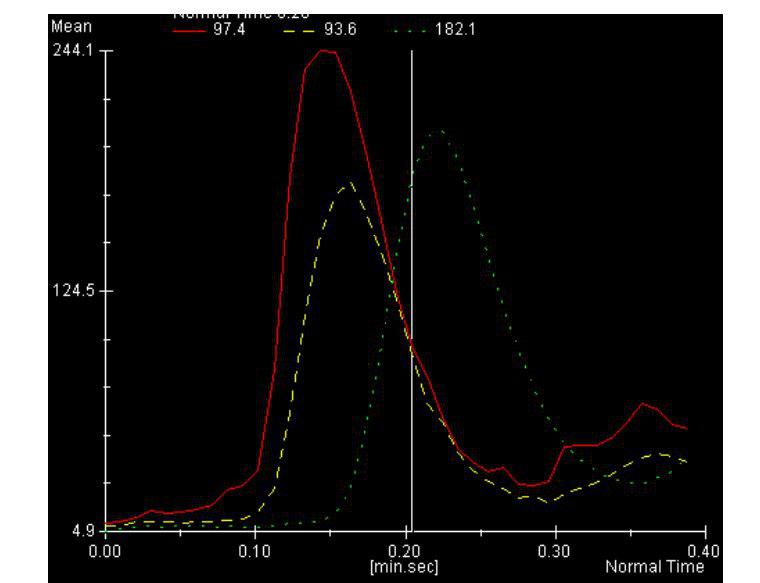
#> input picture test.jpg, 760 x 583 px
$ python main.py
#> lines starting #> are read from the running program, lines starting #| are printed output that depends on the picture; after the words box and inside, x2 and y2 are one past the last pixel; in counts of white or black regions, pixels touching at a corner belong together
import cv2
import numpy as np
from matplotlib import pyplot as plt

inp = cv2.imread('test.jpg')
#> inp is the input picture: shape (583, 760, 3); mean B, G, R 37.8, 37.8, 38.8

kernel = np.ones((4,4),np.float32)/12
img = cv2.filter2D(inp,-1,kernel)
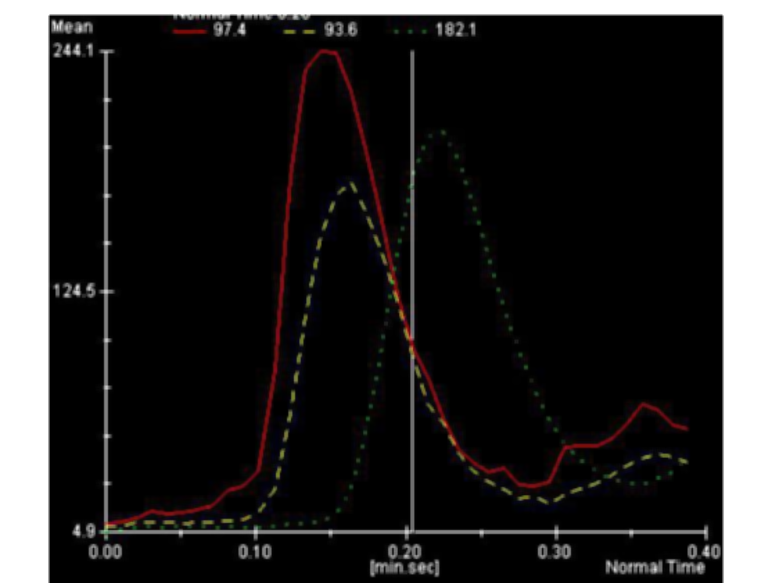
#> img: shape (583, 760, 3); mean B, G, R 39.8, 39.9, 41.2

kernel = np.ones((3,3),np.float32)/4
kernel[0,1] = 2 * kernel[0,1]
kernel[1,:] = 0
kernel[2,:] = -1*kernel[0,:]

filterX = cv2.filter2D(inp[:, :, 0],-1,kernel)
for i in range(len(filterX[:, 1])):
    for j in range(len(filterX[1, :])):
        if filterX[i][j] < 200:
            filterX[i][j] = 0
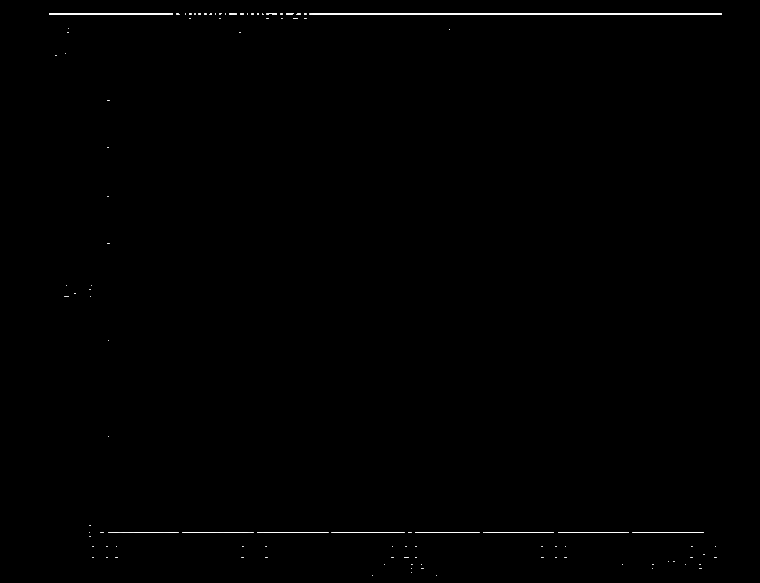
#> filterX: shape (583, 760); min 0, max 255, mean 1.1
kernel = np.ones((3,20),np.float32)/80
filterX = cv2.filter2D(filterX,-1,kernel)

lsX = []
max_len = np.size(filterX, 0)
#> max_len = 583
last_pos = 0
for i in range(np.size(filterX, 1)):
    points = []
    for j in range(np.size(filterX, 0)):
        if filterX[j][i] >25 and (max_len-j) < 250:
            points.append(max_len-j)
    if len(points)>0:
        lsX.append(max_len-j)
    else:
        lsX.append(0)
#> after the loop, lsX = 760 values, max 1 at index 103, min 0 at index 0, mean 0.793
plt.plot(lsX)
plt.ylabel('some numbers')
plt.show()
#> figure, not shown here; curve peaks at x = 103, y = 1
cv2.imshow('test', filterX)
# [7 lines of commented-out code are left out]

r = img[:, :, 2].copy()
b = img[:, :, 0].copy()
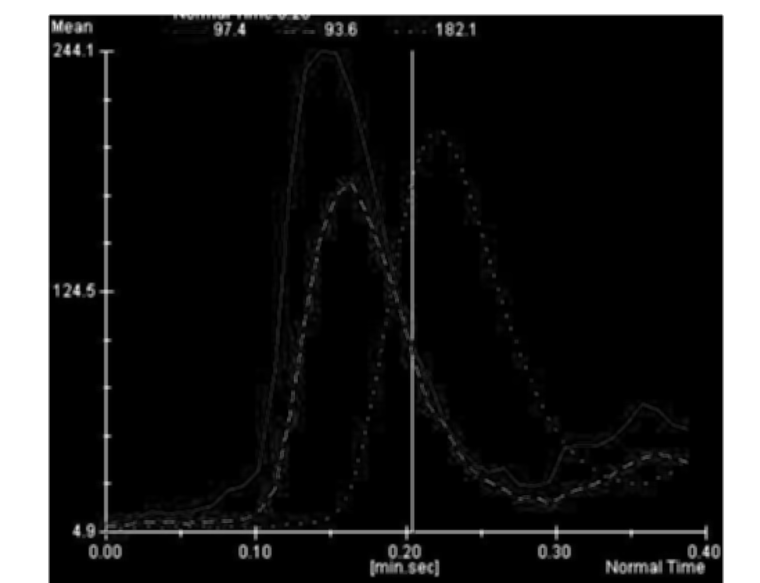
#> b: shape (583, 760); min 0, max 255, mean 39.8
g = img[:, :, 1].copy()
redg = cv2.Canny(r,100,200)
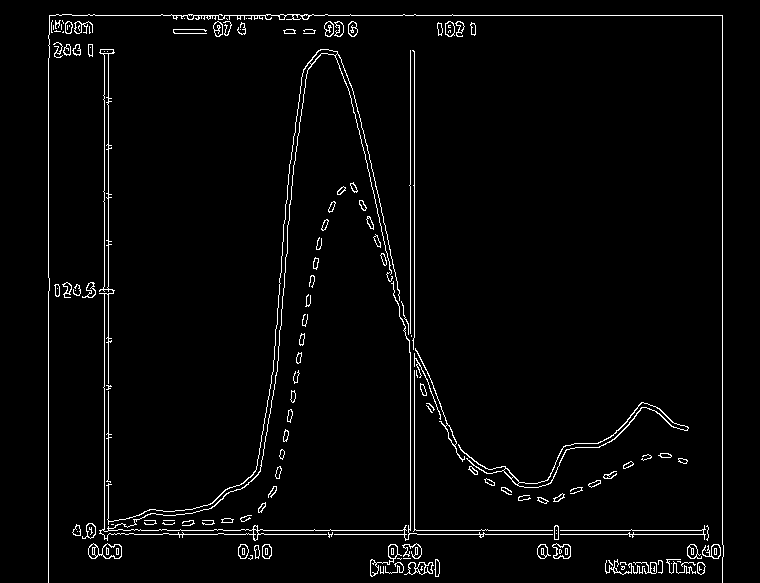
#> redg: shape (583, 760); 2.9% white in thin lines or dots, all inside (x1, y1, x2, y2) = (48, 14, 724, 583)
bedg = cv2.Canny(b,100,200)
gedg = cv2.Canny(g,100,200)
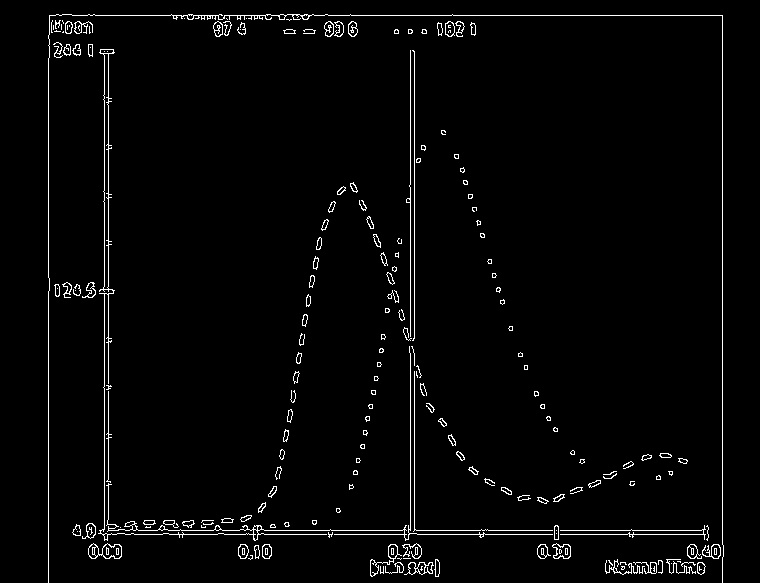
#> gedg: shape (583, 760); 2.4% white in thin lines or dots, all inside (x1, y1, x2, y2) = (48, 14, 724, 583)
diff = redg-bedg-gedg
for i in diff:
    for j in i:
        j = max(0, j)

cv2.imshow("B-RGB", diff)
cv2.waitKey(0)

kernel = np.ones((4,4),np.float32)/8
diff = cv2.filter2D(diff,-1,kernel)
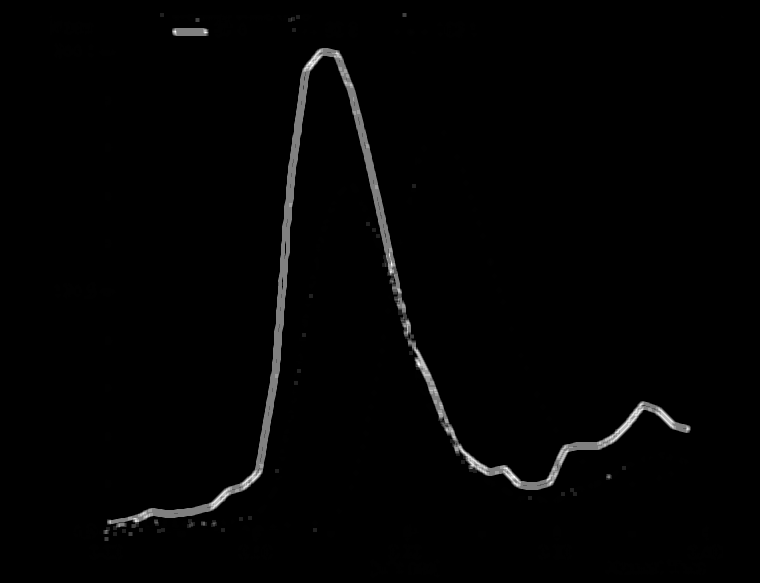
#> diff: shape (583, 760); min 0, max 255, mean 3.4

ls = []
max_len = np.size(diff, 0)
last_pos = 0
for i in range(np.size(diff, 1)):
    points = []
    for j in range(np.size(diff, 0)):
        if diff[j][i] > 100 and abs(j-(max_len-last_pos)) < 100:
            points.append(max_len-j)
    if len(points)>0:
        last_pos = int(np.mean(points))
        ls.append(last_pos)
    else:
        ls.append(0)
#> after the loop, ls = 760 values, max 531 at index 322, min 0 at index 0, mean 146.6
print(ls)
#> (printed output is left out)
plt.plot(ls)
plt.ylabel('some numbers')
plt.show()
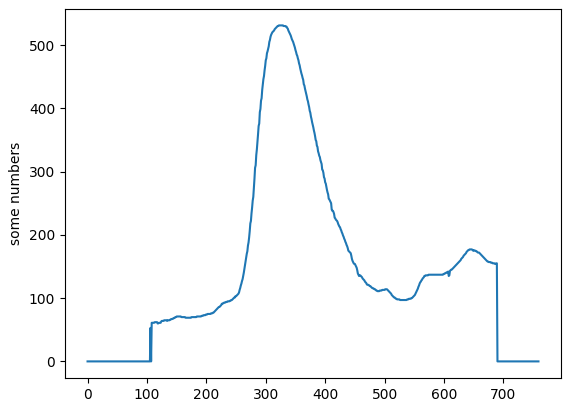
#> figure drawn by matplotlib, 1 panel; curve peaks at x = 322, y = 531
cv2.waitKey(0)
print(len(ls), len(lsX))
#| 760 760
